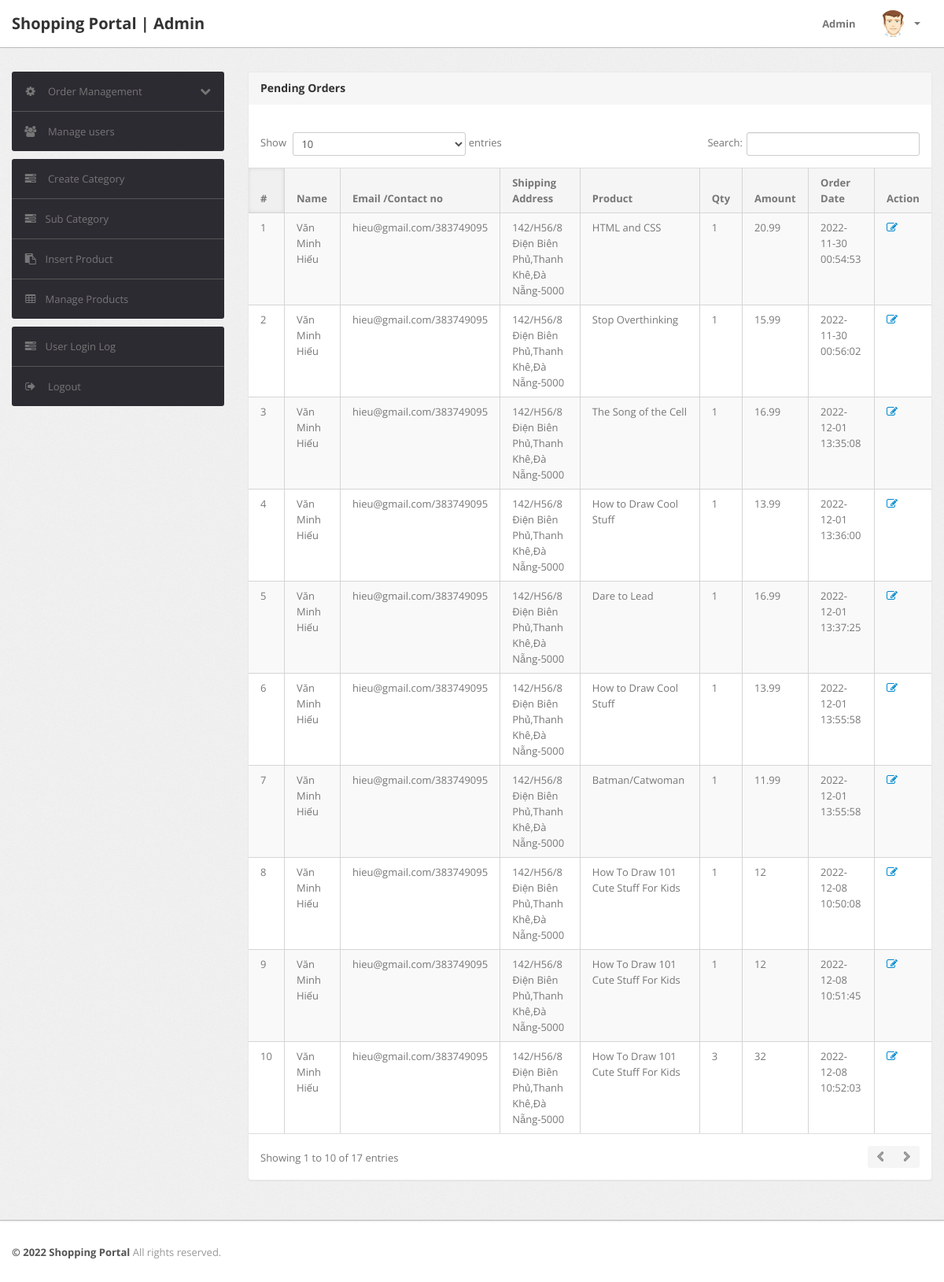
/admin/pending-orders.php (signed in), run on the app's committed database.
### tables this page shows
CREATE TABLE `orders` (
  `id` int(11) NOT NULL,
  `userId` int(11) DEFAULT NULL,
  `productId` varchar(255) DEFAULT NULL,
  `quantity` int(11) DEFAULT NULL,
  `orderDate` timestamp NOT NULL DEFAULT current_timestamp(),
  `paymentMethod` varchar(50) DEFAULT NULL,
  `orderStatus` varchar(55) DEFAULT NULL
);

CREATE TABLE `users` (
  `id` int(11) NOT NULL,
  `name` varchar(255) DEFAULT NULL,
  `email` varchar(255) DEFAULT NULL,
  `contactno` bigint(11) DEFAULT NULL,
  `password` varchar(255) DEFAULT NULL,
  `shippingAddress` longtext DEFAULT NULL,
  `shippingState` varchar(255) DEFAULT NULL,
  `shippingCity` varchar(255) DEFAULT NULL,
  `shippingPincode` int(11) DEFAULT NULL,
  `billingAddress` longtext DEFAULT NULL,
  `billingState` varchar(255) DEFAULT NULL,
  `billingCity` varchar(255) DEFAULT NULL,
  `billingPincode` int(11) DEFAULT NULL,
  `regDate` timestamp NOT NULL DEFAULT current_timestamp(),
  `updationDate` varchar(255) DEFAULT NULL
);

CREATE TABLE `products` (
  `id` int(11) NOT NULL,
  `category` int(11) NOT NULL,
  `subCategory` int(11) DEFAULT NULL,
  `productName` varchar(255) DEFAULT NULL,
  `productCompany` varchar(255) DEFAULT NULL,
  `productPrice` double(8,2) DEFAULT NULL,
  `productPriceBeforeDiscount` double(8,2) DEFAULT NULL,
  `productDescription` longtext DEFAULT NULL,
  `productImage1` varchar(255) DEFAULT NULL,
  `productImage2` varchar(255) DEFAULT NULL,
  `productImage3` varchar(255) DEFAULT NULL,
  `shippingCharge` int(11) DEFAULT NULL,
  `productAvailability` varchar(255) DEFAULT NULL,
  `postingDate` timestamp NULL DEFAULT current_timestamp(),
  `updationDate` varchar(255) DEFAULT NULL
);

### admin/pending-orders.php (the view, shortened to what this page needs)
<?php
include('include/config.php');
if(strlen($_SESSION['alogin'])==0)
	{
header('location:index.php');
}
else{
?>
<!DOCTYPE html>
<html lang="en">
<head>
	<link type="text/css" href="bootstrap/css/bootstrap.min.css" rel="stylesheet">
	<link type="text/css" href="bootstrap/css/bootstrap-responsive.min.css" rel="stylesheet">
	<link type="text/css" href="css/theme.css" rel="stylesheet">
	<link type="text/css" href="images/icons/css/font-awesome.css" rel="stylesheet">
</head>
<body>
<?php include('include/header.php');?>
	<div class="wrapper">
		<div class="container">
			<div class="row">
<?php include('include/sidebar.php');?>
			<div class="span9">
					<div class="content">
	<div class="module">
							<div class="module-head">
								<h3>Pending Orders</h3>
							</div>
							<div class="module-body table">
									<br />
								<table cellpadding="0" cellspacing="0" border="0" class="datatable-1 table table-bordered table-striped	 display table-responsive" >
									<thead>
										<tr>
											<th>#</th>
											<th> Name</th>
											<th width="50">Email /Contact no</th>
											<th>Shipping Address</th>
											<th>Product </th>
											<th>Qty </th>
											<th>Amount </th>
											<th>Order Date</th>
											<th>Action</th>
										</tr>
									</thead>
<tbody>
<?php
$status='Delivered';
$query=mysqli_query($con,"select users.name as username,users.email as useremail,users.contactno as usercontact,users.shippingAddress as shippingaddress,users.shippingCity as shippingcity,users.shippingState as shippingstate,users.shippingPincode as shippingpincode,products.productName as productname,products.shippingCharge as shippingcharge,orders.quantity as quantity,orders.orderDate as orderdate,products.productPrice as productprice,orders.id as id  from orders join users on  orders.userId=users.id join products on products.id=orders.productId where orders.	orderStatus!='$status' or orders.orderStatus is null");
$cnt=1;
while($row=mysqli_fetch_array($query))
{
?>
										<tr>
											<td><?php echo htmlentities($cnt);?></td>
											<td><?php echo htmlentities($row['username']);?></td>
<td><?php echo htmlentities($row['useremail']);?>/<?php echo htmlentities($row['usercontact']);?></td>
<td><?php echo htmlentities($row['shippingaddress'].",".$row['shippingcity'].",".$row['shippingstate']."-".$row['shippingpincode']);?></td>
											<td><?php echo htmlentities($row['productname']);?></td>
											<td><?php echo htmlentities($row['quantity']);?></td>
											<td><?php echo htmlentities($row['quantity']*$row['productprice']+$row['shippingcharge']);?></td>
											<td><?php echo htmlentities($row['orderdate']);?></td>
											<td>   <a href="updateorder.php?oid=<?php echo htmlentities($row['id']);?>" title="Update order" target="_blank"><i class="icon-edit"></i></a>
											</td>
											</tr>
										<?php $cnt=$cnt+1; } ?>
										</tbody>
								</table>
							</div>
						</div>
					</div>
				</div>
			</div>
		</div>
	</div>
<?php include('include/footer.php');?>
</body>
<?php } ?>

### data on the page
orders: userId.name "Văn Minh Hiếu", userId.email "hieu@gmail.com", userId.contactno "383749095", userId.shippingPincode "142/H56/8 Điện Biên Phủ,Thanh Khê,Đà Nẵng-5000", productId.productName "HTML and CSS", quantity "1", $row['quantity']*$row['productprice']+$row['shippingcharge'] "20.99", orderDate "2022-11-30 00:54:53"
orders: userId.name "Văn Minh Hiếu", userId.email "hieu@gmail.com", userId.contactno "383749095", userId.shippingPincode "142/H56/8 Điện Biên Phủ,Thanh Khê,Đà Nẵng-5000", productId.productName "Stop Overthinking", quantity "1", $row['quantity']*$row['productprice']+$row['shippingcharge'] "15.99", orderDate "2022-11-30 00:56:02"
orders: userId.name "Văn Minh Hiếu", userId.email "hieu@gmail.com", userId.contactno "383749095", userId.shippingPincode "142/H56/8 Điện Biên Phủ,Thanh Khê,Đà Nẵng-5000", productId.productName "The Song of the Cell", quantity "1", $row['quantity']*$row['productprice']+$row['shippingcharge'] "16.99", orderDate "2022-12-01 13:35:08"
orders: userId.name "Văn Minh Hiếu", userId.email "hieu@gmail.com", userId.contactno "383749095", userId.shippingPincode "142/H56/8 Điện Biên Phủ,Thanh Khê,Đà Nẵng-5000", productId.productName "How to Draw Cool Stuff", quantity "1", $row['quantity']*$row['productprice']+$row['shippingcharge'] "13.99", orderDate "2022-12-01 13:36:00"
orders: userId.name "Văn Minh Hiếu", userId.email "hieu@gmail.com", userId.contactno "383749095", userId.shippingPincode "142/H56/8 Điện Biên Phủ,Thanh Khê,Đà Nẵng-5000", productId.productName "Dare to Lead", quantity "1", $row['quantity']*$row['productprice']+$row['shippingcharge'] "16.99", orderDate "2022-12-01 13:37:25"
orders: userId.name "Văn Minh Hiếu", userId.email "hieu@gmail.com", userId.contactno "383749095", userId.shippingPincode "142/H56/8 Điện Biên Phủ,Thanh Khê,Đà Nẵng-5000", productId.productName "How to Draw Cool Stuff", quantity "1", $row['quantity']*$row['productprice']+$row['shippingcharge'] "13.99", orderDate "2022-12-01 13:55:58"
orders: userId.name "Văn Minh Hiếu", userId.email "hieu@gmail.com", userId.contactno "383749095", userId.shippingPincode "142/H56/8 Điện Biên Phủ,Thanh Khê,Đà Nẵng-5000", productId.productName "Batman/Catwoman", quantity "1", $row['quantity']*$row['productprice']+$row['shippingcharge'] "11.99", orderDate "2022-12-01 13:55:58"
orders: userId.name "Văn Minh Hiếu", userId.email "hieu@gmail.com", userId.contactno "383749095", userId.shippingPincode "142/H56/8 Điện Biên Phủ,Thanh Khê,Đà Nẵng-5000", productId.productName "How To Draw 101 Cute Stuff For Kids", quantity "1", $row['quantity']*$row['productprice']+$row['shippingcharge'] "12", orderDate "2022-12-08 10:50:08"
orders: userId.name "Văn Minh Hiếu", userId.email "hieu@gmail.com", userId.contactno "383749095", userId.shippingPincode "142/H56/8 Điện Biên Phủ,Thanh Khê,Đà Nẵng-5000", productId.productName "How To Draw 101 Cute Stuff For Kids", quantity "1", $row['quantity']*$row['productprice']+$row['shippingcharge'] "12", orderDate "2022-12-08 10:51:45"
orders: userId.name "Văn Minh Hiếu", userId.email "hieu@gmail.com", userId.contactno "383749095", userId.shippingPincode "142/H56/8 Điện Biên Phủ,Thanh Khê,Đà Nẵng-5000", productId.productName "How To Draw 101 Cute Stuff For Kids", quantity "3", $row['quantity']*$row['productprice']+$row['shippingcharge'] "32", orderDate "2022-12-08 10:52:03"
